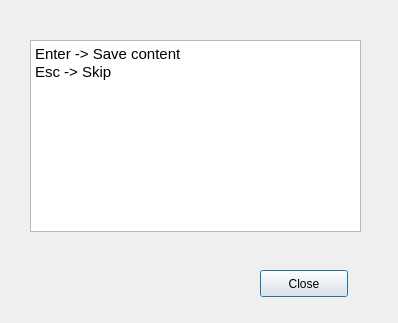
<?xml version="1.0" encoding="UTF-8"?>
<ui version="4.0">
 <class>manpage</class>
 <widget class="QDialog" name="manpage">
  <property name="geometry">
   <rect>
    <x>0</x>
    <y>0</y>
    <width>398</width>
    <height>323</height>
   </rect>
  </property>
  <property name="windowTitle">
   <string>Manual</string>
  </property>
  <widget class="QPushButton" name="pushButton">
   <property name="geometry">
    <rect>
     <x>260</x>
     <y>270</y>
     <width>88</width>
     <height>27</height>
    </rect>
   </property>
   <property name="text">
    <string>Close</string>
   </property>
  </widget>
  <widget class="QTextBrowser" name="textBrowser">
   <property name="geometry">
    <rect>
     <x>30</x>
     <y>40</y>
     <width>331</width>
     <height>192</height>
    </rect>
   </property>
   <property name="html">
    <string>&lt;!DOCTYPE HTML PUBLIC &quot;-//W3C//DTD HTML 4.0//EN&quot; &quot;http://www.w3.org/TR/REC-html40/strict.dtd&quot;&gt;
&lt;html&gt;&lt;head&gt;&lt;meta name=&quot;qrichtext&quot; content=&quot;1&quot; /&gt;&lt;style type=&quot;text/css&quot;&gt;
p, li { white-space: pre-wrap; }
&lt;/style&gt;&lt;/head&gt;&lt;body style=&quot; font-family:'Cantarell'; font-size:11pt; font-weight:400; font-style:normal;&quot;&gt;
&lt;p style=&quot; margin-top:0px; margin-bottom:0px; margin-left:0px; margin-right:0px; -qt-block-indent:0; text-indent:0px;&quot;&gt;Enter -&amp;gt; Save content&lt;/p&gt;
&lt;p style=&quot; margin-top:0px; margin-bottom:0px; margin-left:0px; margin-right:0px; -qt-block-indent:0; text-indent:0px;&quot;&gt;Esc -&amp;gt; Skip&lt;/p&gt;
&lt;p style=&quot;-qt-paragraph-type:empty; margin-top:0px; margin-bottom:0px; margin-left:0px; margin-right:0px; -qt-block-indent:0; text-indent:0px;&quot;&gt;&lt;br /&gt;&lt;/p&gt;&lt;/body&gt;&lt;/html&gt;</string>
   </property>
  </widget>
 </widget>
 <resources/>
 <connections>
  <connection>
   <sender>pushButton</sender>
   <signal>clicked()</signal>
   <receiver>manpage</receiver>
   <slot>accept()</slot>
   <hints>
    <hint type="sourcelabel">
     <x>363</x>
     <y>333</y>
    </hint>
    <hint type="destinationlabel">
     <x>234</x>
     <y>189</y>
    </hint>
   </hints>
  </connection>
 </connections>
</ui>
